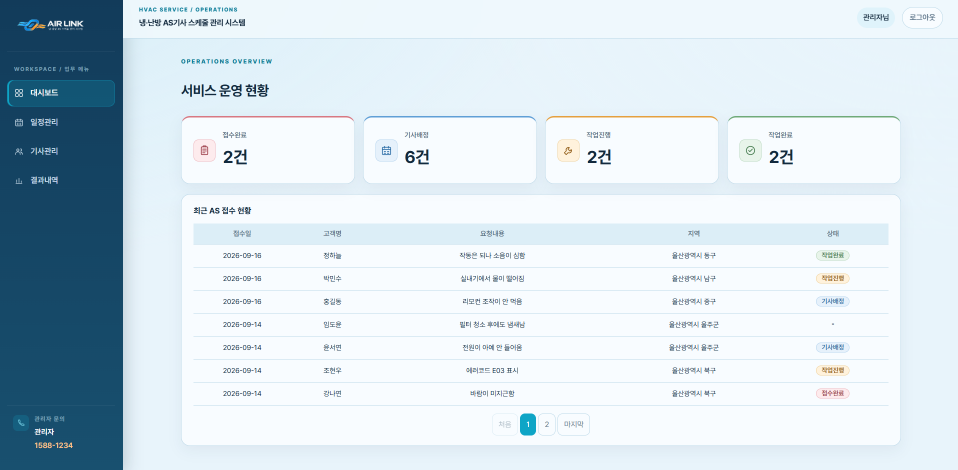
#> input picture src/shots/shot-1.png, 1916 x 940 px (shown at 1/2 size)
$ python measure.py ../shots/shot-1.png
#> lines starting #> are read from the running program, lines starting #| are printed output that depends on the picture; after the words box and inside, x2 and y2 are one past the last pixel; in counts of white or black regions, pixels touching at a corner belong together
import sys,numpy as np
from PIL import Image
for f in sys.argv[1:]:
    a=np.asarray(Image.open(f).convert('RGB')).astype(int);h,w,_=a.shape
#> after `h, w, _ = a.shape`: h = 940; w = 1916
    L=np.abs(a-a[:,0:1]).sum(2)>60;R=np.abs(a-a[:,-1:]).sum(2)>60
#> after `L = np.abs(a - a[:, 0:1]).sum(2) > 60`:
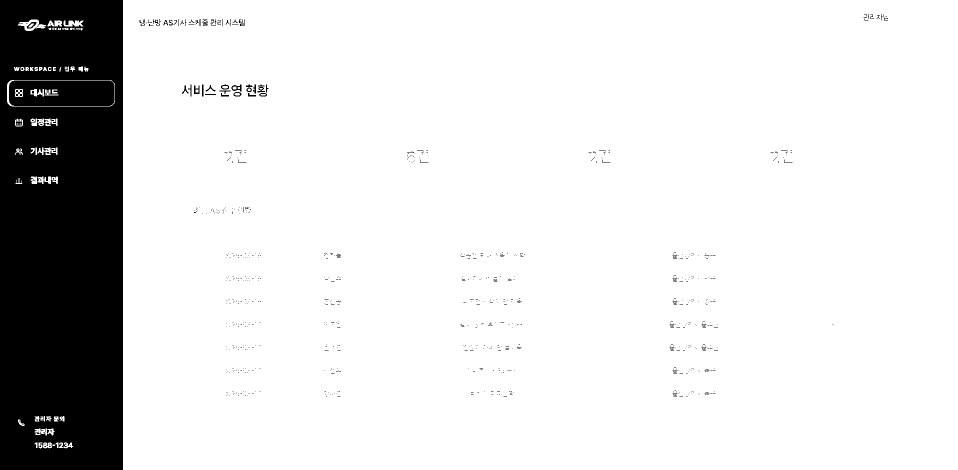
#> L: shape (940, 1916) bool (shown at 1/2 size); 87.3% white; 854 black regions (810 under 20 px), largest, box (x1, y1, x2, y2) and area: (0, 0, 246, 940) 224473, (463, 169, 483, 183) 137, (388, 171, 399, 188) 115
#> after `R = np.abs(a - a[:, -1:]).sum(2) > 60`:
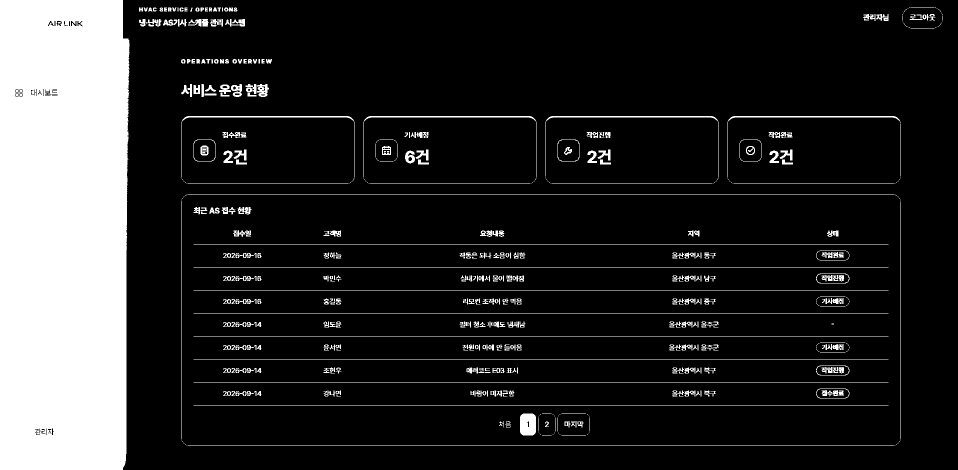
#> R: shape (940, 1916) bool (shown at 1/2 size); 16.1% white; 539 white regions (160 under 20 px), largest, box (x1, y1, x2, y2) and area: (0, 0, 259, 940) 237552, (376, 388, 1788, 389) 1412, (376, 891, 1788, 892) 1412
    l=np.where(L.any(0))[0];r=np.where(R.any(0))[0]
#> after `l = np.where(L.any(0))[0]`: l = 1886 values from 14 to 1915
#> after `r = np.where(R.any(0))[0]`: r = 1861 values from 0 to 1885
    print(f"{f:28s} {w}x{h} left {l[0]*1920/w if len(l) else -1:6.1f} right {(w-1-r[-1])*1920/w if len(r) else -1:6.1f}  (/1920)")
#| ../shots/shot-1.png          1916x940 left   14.0 right   30.1  (/1920)

$ run again, on src/shots/shot-3.png
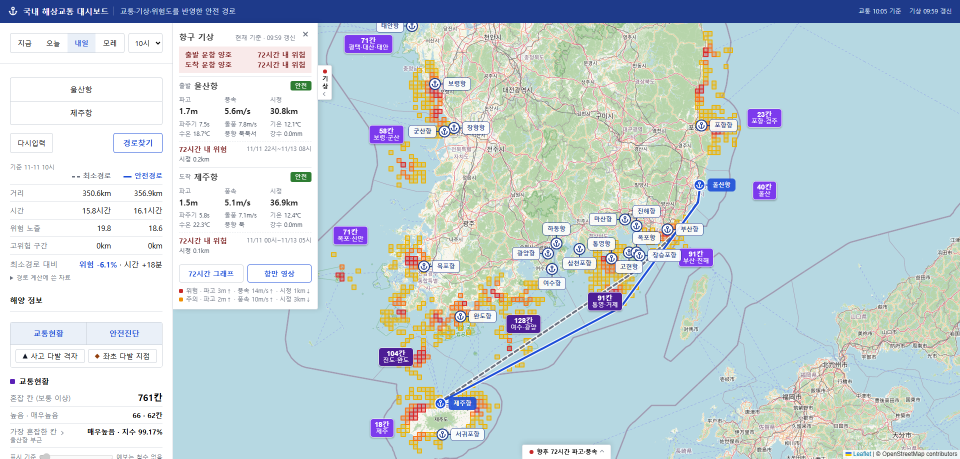
#> input picture src/shots/shot-3.png, 1920 x 917 px (shown at 1/2 size)
#> `L = np.abs(a - a[:, 0:1]).sum(2) > 60`:
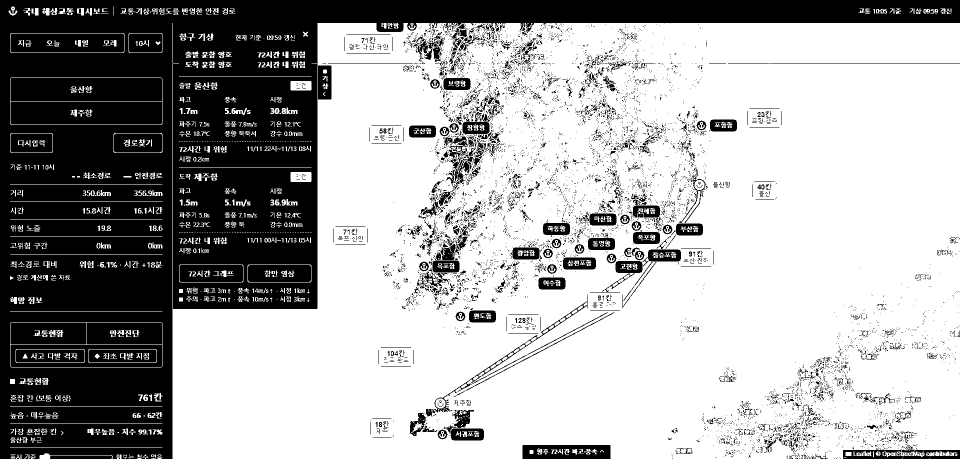
#> L: shape (917, 1920) bool (shown at 1/2 size); 65.9% white; 8018 black regions (7501 under 20 px), largest, box (x1, y1, x2, y2) and area: (0, 0, 1920, 917) 468914, (21, 203, 324, 249) 13626, (21, 67, 248, 105) 7949
#> `R = np.abs(a - a[:, -1:]).sum(2) > 60`:
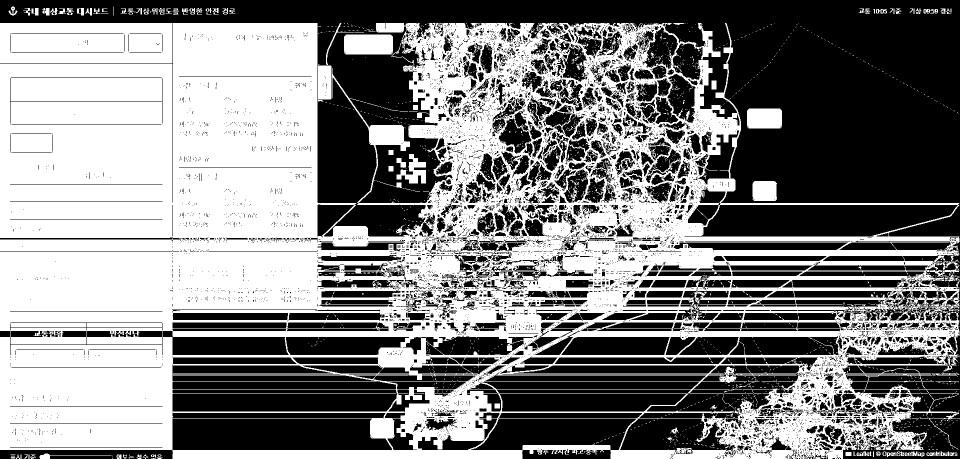
#> R: shape (917, 1920) bool (shown at 1/2 size); 50.6% white; 7499 black regions (6600 under 20 px), largest, box (x1, y1, x2, y2) and area: (0, 0, 1920, 917) 360044, (0, 837, 784, 917) 30862, (1369, 374, 1915, 475) 29535
#> l = 1900 values from 17 to 1919
#> r = 1919 values from 0 to 1918
#| ../shots/shot-3.png          1920x917 left   17.0 right    1.0  (/1920)
